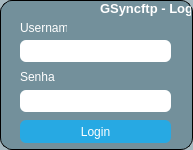
<?xml version="1.0" encoding="UTF-8"?>
<ui version="4.0">
 <class>Dialog</class>
 <widget class="QDialog" name="Dialog">
  <property name="windowModality">
   <enum>Qt::ApplicationModal</enum>
  </property>
  <property name="enabled">
   <bool>true</bool>
  </property>
  <property name="geometry">
   <rect>
    <x>0</x>
    <y>0</y>
    <width>193</width>
    <height>150</height>
   </rect>
  </property>
  <property name="sizePolicy">
   <sizepolicy hsizetype="Fixed" vsizetype="Fixed">
    <horstretch>0</horstretch>
    <verstretch>0</verstretch>
   </sizepolicy>
  </property>
  <property name="windowTitle">
   <string>GSyncftp</string>
  </property>
  <property name="styleSheet">
   <string notr="true">QLabel { color: white; }
QDialog{
border: 1px solid;
background: rgba(32, 80, 96, 100);
border-radius: 12px;
}
QPushButton:hover { background-color: #66c011; }
QPushButton
{
  color: white;
  background-color: #27a9e3;
  border-width: 0px;
  border-radius: 6px;
}
QLineEdit{
	  border-radius: 6px;
}</string>
  </property>
  <property name="modal">
   <bool>false</bool>
  </property>
  <widget class="QLineEdit" name="username">
   <property name="geometry">
    <rect>
     <x>20</x>
     <y>40</y>
     <width>151</width>
     <height>22</height>
    </rect>
   </property>
   <property name="font">
    <font>
     <pointsize>9</pointsize>
     <weight>50</weight>
     <italic>false</italic>
     <bold>false</bold>
     <underline>false</underline>
     <kerning>true</kerning>
    </font>
   </property>
   <property name="text">
    <string/>
   </property>
  </widget>
  <widget class="QLineEdit" name="passw">
   <property name="geometry">
    <rect>
     <x>20</x>
     <y>90</y>
     <width>151</width>
     <height>22</height>
    </rect>
   </property>
   <property name="font">
    <font>
     <pointsize>9</pointsize>
    </font>
   </property>
   <property name="autoFillBackground">
    <bool>false</bool>
   </property>
  </widget>
  <widget class="QPushButton" name="btnLogin">
   <property name="geometry">
    <rect>
     <x>20</x>
     <y>120</y>
     <width>151</width>
     <height>23</height>
    </rect>
   </property>
   <property name="text">
    <string>Login</string>
   </property>
  </widget>
  <widget class="QLabel" name="label">
   <property name="geometry">
    <rect>
     <x>20</x>
     <y>21</y>
     <width>47</width>
     <height>13</height>
    </rect>
   </property>
   <property name="cursor">
    <cursorShape>ArrowCursor</cursorShape>
   </property>
   <property name="text">
    <string>Username</string>
   </property>
  </widget>
  <widget class="QLabel" name="label_2">
   <property name="geometry">
    <rect>
     <x>20</x>
     <y>70</y>
     <width>47</width>
     <height>13</height>
    </rect>
   </property>
   <property name="cursor">
    <cursorShape>ArrowCursor</cursorShape>
   </property>
   <property name="text">
    <string>Senha</string>
   </property>
  </widget>
  <widget class="QLabel" name="label_3">
   <property name="geometry">
    <rect>
     <x>100</x>
     <y>0</y>
     <width>91</width>
     <height>16</height>
    </rect>
   </property>
   <property name="font">
    <font>
     <pointsize>10</pointsize>
     <weight>75</weight>
     <bold>true</bold>
    </font>
   </property>
   <property name="cursor">
    <cursorShape>ArrowCursor</cursorShape>
   </property>
   <property name="text">
    <string>GSyncftp - Login</string>
   </property>
  </widget>
 </widget>
 <resources/>
 <connections/>
</ui>
